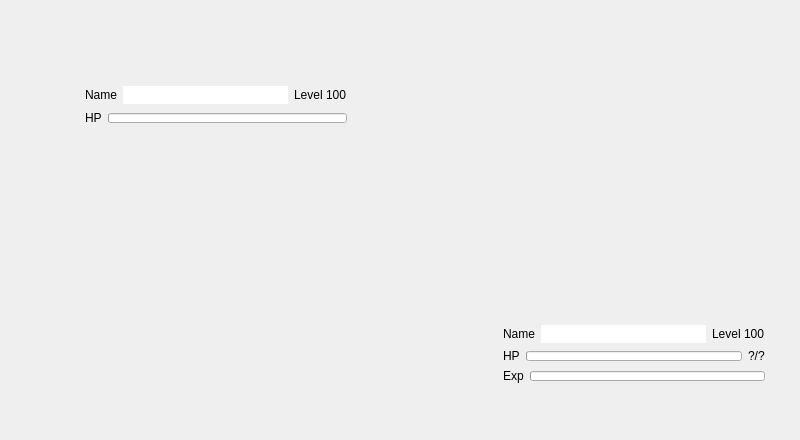
        <widget class="QFrame" name="frameFightBackground">
         <property name="geometry">
          <rect>
           <x>0</x>
           <y>0</y>
           <width>800</width>
           <height>440</height>
          </rect>
         </property>
         <widget class="QLabel" name="labelFightPlateformBottom">
          <property name="geometry">
           <rect>
            <x>30</x>
            <y>350</y>
            <width>230</width>
            <height>90</height>
           </rect>
          </property>
          <property name="minimumSize">
           <size>
            <width>230</width>
            <height>90</height>
           </size>
          </property>
          <property name="maximumSize">
           <size>
            <width>230</width>
            <height>90</height>
           </size>
          </property>
          <property name="pixmap">
           <pixmap>:/images/interface/fight/plateform-background.png</pixmap>
          </property>
         </widget>
         <widget class="QLabel" name="labelFightPlateformTop">
          <property name="geometry">
           <rect>
            <x>460</x>
            <y>170</y>
            <width>260</width>
            <height>90</height>
           </rect>
          </property>
          <property name="minimumSize">
           <size>
            <width>260</width>
            <height>90</height>
           </size>
          </property>
          <property name="maximumSize">
           <size>
            <width>260</width>
            <height>90</height>
           </size>
          </property>
          <property name="pixmap">
           <pixmap>:/images/interface/fight/plateform-front.png</pixmap>
          </property>
         </widget>
         <widget class="QLabel" name="labelFightMonsterBottom">
          <property name="geometry">
           <rect>
            <x>60</x>
            <y>280</y>
            <width>160</width>
            <height>160</height>
           </rect>
          </property>
          <property name="minimumSize">
           <size>
            <width>160</width>
            <height>160</height>
           </size>
          </property>
          <property name="maximumSize">
           <size>
            <width>160</width>
            <height>160</height>
           </size>
          </property>
          <property name="pixmap">
           <pixmap>:/images/player_default/back.png</pixmap>
          </property>
          <property name="alignment">
           <set>Qt::AlignCenter</set>
          </property>
         </widget>
         <widget class="QLabel" name="labelFightMonsterTop">
          <property name="geometry">
           <rect>
            <x>510</x>
            <y>90</y>
            <width>160</width>
            <height>160</height>
           </rect>
          </property>
          <property name="minimumSize">
           <size>
            <width>160</width>
            <height>160</height>
           </size>
          </property>
          <property name="maximumSize">
           <size>
            <width>160</width>
            <height>160</height>
           </size>
          </property>
          <property name="pixmap">
           <pixmap>:/images/player_default/front.png</pixmap>
          </property>
          <property name="alignment">
           <set>Qt::AlignCenter</set>
          </property>
         </widget>
         <widget class="QFrame" name="frameFightTop">
          <property name="geometry">
           <rect>
            <x>70</x>
            <y>70</y>
            <width>300</width>
            <height>88</height>
           </rect>
          </property>
          <property name="minimumSize">
           <size>
            <width>300</width>
            <height>88</height>
           </size>
          </property>
          <property name="maximumSize">
           <size>
            <width>300</width>
            <height>88</height>
           </size>
          </property>
          <property name="styleSheet">
           <string notr="true">#frameFightTop{
background-image: url(:/images/interface/fight/labelTop.png);
padding:6px 14px 6px 6px;
}</string>
          </property>
          <layout class="QVBoxLayout" name="verticalLayout_18">
           <item>
            <layout class="QHBoxLayout" name="horizontalLayout_25">
             <item>
              <widget class="QLabel" name="labelFightTopName">
               <property name="styleSheet">
                <string notr="true">color: rgb(0, 0, 0);</string>
               </property>
               <property name="text">
                <string notr="true">Name</string>
               </property>
              </widget>
             </item>
             <item>
              <widget class="QListWidget" name="topBuff">
               <property name="minimumSize">
                <size>
                 <width>0</width>
                 <height>18</height>
                </size>
               </property>
               <property name="maximumSize">
                <size>
                 <width>16777215</width>
                 <height>18</height>
                </size>
               </property>
               <property name="styleSheet">
                <string notr="true">background-image: url(:/images/empty.png);</string>
               </property>
               <property name="frameShape">
                <enum>QFrame::NoFrame</enum>
               </property>
               <property name="verticalScrollBarPolicy">
                <enum>Qt::ScrollBarAlwaysOff</enum>
               </property>
               <property name="horizontalScrollBarPolicy">
                <enum>Qt::ScrollBarAlwaysOff</enum>
               </property>
               <property name="selectionMode">
                <enum>QAbstractItemView::NoSelection</enum>
               </property>
               <property name="iconSize">
                <size>
                 <width>16</width>
                 <height>16</height>
                </size>
               </property>
               <property name="movement">
                <enum>QListView::Static</enum>
               </property>
               <property name="viewMode">
                <enum>QListView::IconMode</enum>
               </property>
               <property name="uniformItemSizes">
                <bool>true</bool>
               </property>
              </widget>
             </item>
             <item>
              <spacer name="horizontalSpacer_24">
               <property name="orientation">
                <enum>Qt::Horizontal</enum>
               </property>
               <property name="sizeHint" stdset="0">
                <size>
                 <width>40</width>
                 <height>20</height>
                </size>
               </property>
              </spacer>
             </item>
             <item>
              <widget class="QLabel" name="labelFightTopLevel">
               <property name="styleSheet">
                <string notr="true">color: rgb(0, 0, 0);</string>
               </property>
               <property name="text">
                <string notr="true">Level 100</string>
               </property>
              </widget>
             </item>
            </layout>
           </item>
           <item>
            <layout class="QHBoxLayout" name="horizontalLayout_24">
             <item>
              <widget class="QLabel" name="label_18">
               <property name="styleSheet">
                <string notr="true">color: rgb(0, 0, 0);</string>
               </property>
               <property name="text">
                <string>HP</string>
               </property>
              </widget>
             </item>
             <item>
              <widget class="QProgressBar" name="progressBarFightTopHP">
               <property name="minimumSize">
                <size>
                 <width>0</width>
                 <height>10</height>
                </size>
               </property>
               <property name="maximumSize">
                <size>
                 <width>16777215</width>
                 <height>10</height>
                </size>
               </property>
               <property name="textVisible">
                <bool>false</bool>
               </property>
              </widget>
             </item>
            </layout>
           </item>
           <item>
            <spacer name="verticalSpacer_17">
             <property name="orientation">
              <enum>Qt::Vertical</enum>
             </property>
             <property name="sizeHint" stdset="0">
              <size>
               <width>20</width>
               <height>19</height>
              </size>
             </property>
            </spacer>
           </item>
          </layout>
         </widget>
         <widget class="QFrame" name="frameFightBottom">
          <property name="geometry">
           <rect>
            <x>480</x>
            <y>310</y>
            <width>300</width>
            <height>88</height>
           </rect>
          </property>
          <property name="minimumSize">
           <size>
            <width>300</width>
            <height>88</height>
           </size>
          </property>
          <property name="maximumSize">
           <size>
            <width>300</width>
            <height>88</height>
           </size>
          </property>
          <property name="styleSheet">
           <string notr="true">#frameFightBottom{
background-image: url(:/images/interface/fight/labelBottom.png);
padding:6px 6px 6px 14px;
}
</string>
          </property>
          <layout class="QVBoxLayout" name="verticalLayout_19">
           <item>
            <layout class="QHBoxLayout" name="horizontalLayout_28">
             <item>
              <widget class="QLabel" name="labelFightBottomName">
               <property name="styleSheet">
                <string notr="true">color: rgb(0, 0, 0);</string>
               </property>
               <property name="text">
                <string notr="true">Name</string>
               </property>
              </widget>
             </item>
             <item>
              <widget class="QListWidget" name="bottomBuff">
               <property name="minimumSize">
                <size>
                 <width>0</width>
                 <height>18</height>
                </size>
               </property>
               <property name="maximumSize">
                <size>
                 <width>16777215</width>
                 <height>18</height>
                </size>
               </property>
               <property name="styleSheet">
                <string notr="true">background-image: url(:/images/empty.png);</string>
               </property>
               <property name="frameShape">
                <enum>QFrame::NoFrame</enum>
               </property>
               <property name="verticalScrollBarPolicy">
                <enum>Qt::ScrollBarAlwaysOff</enum>
               </property>
               <property name="horizontalScrollBarPolicy">
                <enum>Qt::ScrollBarAlwaysOff</enum>
               </property>
               <property name="selectionMode">
                <enum>QAbstractItemView::NoSelection</enum>
               </property>
               <property name="iconSize">
                <size>
                 <width>16</width>
                 <height>16</height>
                </size>
               </property>
               <property name="movement">
                <enum>QListView::Static</enum>
               </property>
               <property name="viewMode">
                <enum>QListView::IconMode</enum>
               </property>
               <property name="uniformItemSizes">
                <bool>true</bool>
               </property>
              </widget>
             </item>
             <item>
              <spacer name="horizontalSpacer_25">
               <property name="orientation">
                <enum>Qt::Horizontal</enum>
               </property>
               <property name="sizeHint" stdset="0">
                <size>
                 <width>40</width>
                 <height>20</height>
                </size>
               </property>
              </spacer>
             </item>
             <item>
              <widget class="QLabel" name="labelFightBottomLevel">
               <property name="styleSheet">
                <string notr="true">color: rgb(0, 0, 0);</string>
               </property>
               <property name="text">
                <string notr="true">Level 100</string>
               </property>
              </widget>
             </item>
            </layout>
           </item>
           <item>
            <layout class="QHBoxLayout" name="horizontalLayout_27">
             <item>
              <widget class="QLabel" name="label_21">
               <property name="styleSheet">
                <string notr="true">color: rgb(0, 0, 0);</string>
               </property>
               <property name="text">
                <string>HP</string>
               </property>
              </widget>
             </item>
             <item>
              <widget class="QProgressBar" name="progressBarFightBottomHP">
               <property name="minimumSize">
                <size>
                 <width>0</width>
                 <height>10</height>
                </size>
               </property>
               <property name="maximumSize">
                <size>
                 <width>16777215</width>
                 <height>10</height>
                </size>
               </property>
               <property name="textVisible">
                <bool>false</bool>
               </property>
              </widget>
             </item>
             <item>
              <widget class="QLabel" name="labelFightBottomHP">
               <property name="styleSheet">
                <string notr="true">color: rgb(0, 0, 0);</string>
               </property>
               <property name="text">
                <string notr="true">?/?</string>
               </property>
              </widget>
             </item>
            </layout>
           </item>
           <item>
            <layout class="QHBoxLayout" name="horizontalLayout_26">
             <item>
              <widget class="QLabel" name="label_23">
               <property name="styleSheet">
                <string notr="true">color: rgb(0, 0, 0);</string>
               </property>
               <property name="text">
                <string>Exp</string>
               </property>
              </widget>
             </item>
             <item>
              <widget class="QProgressBar" name="progressBarFightBottomExp">
               <property name="minimumSize">
                <size>
                 <width>0</width>
                 <height>10</height>
                </size>
               </property>
               <property name="maximumSize">
                <size>
                 <width>16777215</width>
                 <height>10</height>
                </size>
               </property>
               <property name="textVisible">
                <bool>false</bool>
               </property>
              </widget>
             </item>
            </layout>
           </item>
           <item>
            <spacer name="verticalSpacer_18">
             <property name="orientation">
              <enum>Qt::Vertical</enum>
             </property>
             <property name="sizeHint" stdset="0">
              <size>
               <width>20</width>
               <height>5</height>
              </size>
             </property>
            </spacer>
           </item>
          </layout>
         </widget>
         <widget class="QLabel" name="labelFightMonsterAttackTop">
          <property name="geometry">
           <rect>
            <x>510</x>
            <y>90</y>
            <width>160</width>
            <height>160</height>
           </rect>
          </property>
          <property name="minimumSize">
           <size>
            <width>160</width>
            <height>160</height>
           </size>
          </property>
          <property name="maximumSize">
           <size>
            <width>160</width>
            <height>160</height>
           </size>
          </property>
          <property name="scaledContents">
           <bool>true</bool>
          </property>
         </widget>
         <widget class="QLabel" name="labelFightMonsterAttackBottom">
          <property name="geometry">
           <rect>
            <x>60</x>
            <y>280</y>
            <width>160</width>
            <height>160</height>
           </rect>
          </property>
          <property name="minimumSize">
           <size>
            <width>160</width>
            <height>160</height>
           </size>
          </property>
          <property name="maximumSize">
           <size>
            <width>160</width>
            <height>160</height>
           </size>
          </property>
          <property name="scaledContents">
           <bool>true</bool>
          </property>
         </widget>
         <widget class="QLabel" name="labelFightTrap">
          <property name="geometry">
           <rect>
            <x>280</x>
            <y>230</y>
            <width>160</width>
            <height>160</height>
           </rect>
          </property>
          <property name="minimumSize">
           <size>
            <width>160</width>
            <height>160</height>
           </size>
          </property>
          <property name="maximumSize">
           <size>
            <width>160</width>
            <height>160</height>
           </size>
          </property>
         </widget>
         <widget class="QLabel" name="labelFightBackground">
          <property name="geometry">
           <rect>
            <x>0</x>
            <y>0</y>
            <width>800</width>
            <height>440</height>
           </rect>
          </property>
          <property name="pixmap">
           <pixmap>:/images/interface/fight/background.jpg</pixmap>
          </property>
         </widget>
         <widget class="QLabel" name="labelFightForeground">
          <property name="geometry">
           <rect>
            <x>0</x>
            <y>0</y>
            <width>800</width>
            <height>440</height>
           </rect>
          </property>
         </widget>
         <zorder>labelFightBackground</zorder>
         <zorder>labelFightPlateformBottom</zorder>
         <zorder>labelFightPlateformTop</zorder>
         <zorder>labelFightMonsterBottom</zorder>
         <zorder>labelFightMonsterTop</zorder>
         <zorder>frameFightTop</zorder>
         <zorder>frameFightBottom</zorder>
         <zorder>labelFightMonsterAttackTop</zorder>
         <zorder>labelFightMonsterAttackBottom</zorder>
         <zorder>labelFightTrap</zorder>
         <zorder>labelFightForeground</zorder>
        </widget>
